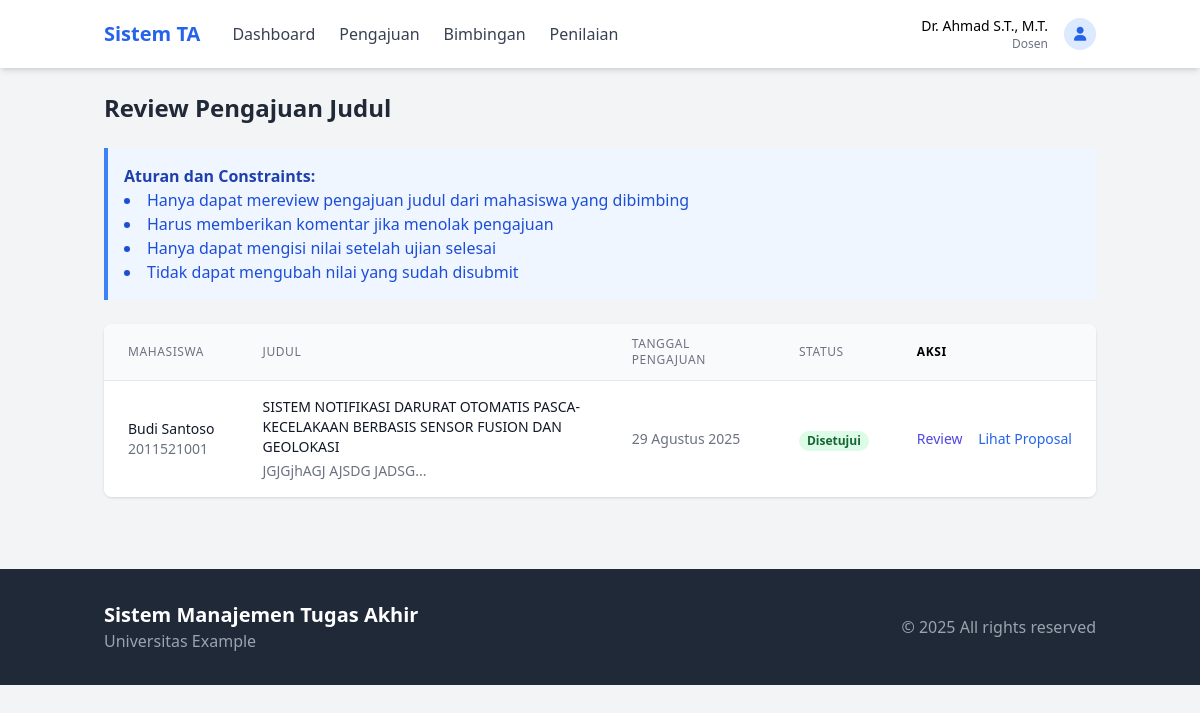
The page /modules/dosen/pengajuan.php (signed in) on the database its author committed.
### tables this page shows
CREATE TABLE IF NOT EXISTS `tugas_akhir` (
  `id` int NOT NULL AUTO_INCREMENT,
  `mahasiswa_id` int DEFAULT NULL,
  `dosen_id` int DEFAULT NULL,
  `judul` varchar(255) NOT NULL,
  `deskripsi` text,
  `proposal_path` varchar(255) DEFAULT NULL,
  `status` enum('Diajukan','Review','Disetujui','Ditolak','Selesai') DEFAULT 'Diajukan',
  `tanggal_pengajuan` timestamp NULL DEFAULT CURRENT_TIMESTAMP,
  `catatan_dosen` text,
  PRIMARY KEY (`id`),
  KEY `mahasiswa_id` (`mahasiswa_id`),
  KEY `dosen_id` (`dosen_id`),
  CONSTRAINT `tugas_akhir_ibfk_1` FOREIGN KEY (`mahasiswa_id`) REFERENCES `mahasiswa` (`id`) ON DELETE CASCADE,
  CONSTRAINT `tugas_akhir_ibfk_2` FOREIGN KEY (`dosen_id`) REFERENCES `dosen` (`id`) ON DELETE SET NULL
);

CREATE TABLE IF NOT EXISTS `users` (
  `id` int NOT NULL AUTO_INCREMENT,
  `username` varchar(50) NOT NULL,
  `password` varchar(255) NOT NULL,
  `role` enum('admin','dosen','mahasiswa') NOT NULL,
  `nama` varchar(100) NOT NULL,
  `email` varchar(100) NOT NULL,
  `created_at` timestamp NULL DEFAULT CURRENT_TIMESTAMP,
  PRIMARY KEY (`id`),
  UNIQUE KEY `username` (`username`)
);

CREATE TABLE IF NOT EXISTS `mahasiswa` (
  `id` int NOT NULL AUTO_INCREMENT,
  `user_id` int DEFAULT NULL,
  `nim` varchar(10) NOT NULL,
  `prodi` varchar(50) NOT NULL,
  `status` enum('Aktif','Cuti','Lulus') DEFAULT 'Aktif',
  PRIMARY KEY (`id`),
  UNIQUE KEY `nim` (`nim`),
  KEY `user_id` (`user_id`),
  CONSTRAINT `mahasiswa_ibfk_1` FOREIGN KEY (`user_id`) REFERENCES `users` (`id`) ON DELETE CASCADE
);

### includes/functions.php (called while the page is built, shortened)
<?php
function getPengajuanByDosen($dosen_id) {
    global $pdo;
    $stmt = $pdo->prepare("
        SELECT ta.*, m.nim, u.nama as mahasiswa_nama
        FROM tugas_akhir ta
        JOIN mahasiswa m ON ta.mahasiswa_id = m.id
        JOIN users u ON m.user_id = u.id
        WHERE ta.dosen_id = ?
        ORDER BY ta.tanggal_pengajuan DESC
    ");
    $stmt->execute([$dosen_id]);
    return $stmt->fetchAll(PDO::FETCH_ASSOC);
}
function getDosenByUserId($user_id) {
    global $pdo;
    $stmt = $pdo->prepare("
        SELECT d.*, u.nama, u.email
        FROM dosen d
        JOIN users u ON d.user_id = u.id
        WHERE d.user_id = ?
    ");
    $stmt->execute([$user_id]);
    return $stmt->fetch(PDO::FETCH_ASSOC);
}
function getStatusBadgeClass($status) {
    switch ($status) {
        case 'Disetujui':
        case 'Dikonfirmasi':
        case 'Selesai':
        case 'Lulus':
        case 'Aktif':
            return 'bg-green-100 text-green-800';
    }
}
function formatTanggal($date) {
    $months = [
        'Januari', 'Februari', 'Maret', 'April', 'Mei', 'Juni',
        'Juli', 'Agustus', 'September', 'Oktober', 'November', 'Desember'
    ];
    $time = strtotime($date);
    return date('d', $time) . ' ' . $months[date('n', $time) - 1] . ' ' . date('Y', $time);
}
?>

### modules/dosen/pengajuan.php (the view, shortened to what this page needs)
<?php
$dosen = getDosenByUserId($_SESSION['user_id']);
$dosen_id = $dosen['id'];
$pengajuan = getPengajuanByDosen($dosen_id);
?>
<!DOCTYPE html>
<html lang="id">
<head>
    <script src="https://cdn.tailwindcss.com"></script>
    <link rel="stylesheet" href="https://cdnjs.cloudflare.com/ajax/libs/font-awesome/6.0.0/css/all.min.css">
</head>
<body class="bg-gray-100">
    <?php include '../../includes/header.php'; ?>
    <div class="container mx-auto px-4 py-6">
        <h1 class="text-2xl font-bold text-gray-800 mb-6">Review Pengajuan Judul</h1>
        <div class="bg-blue-50 border-l-4 border-blue-500 p-4 mb-6">
            <h3 class="font-bold text-blue-800">Aturan dan Constraints:</h3>
            <ul class="list-disc list-inside text-blue-700 mt极">
                <li>Hanya dapat mereview pengajuan judul dari mahasiswa yang dibimbing</li>
                <li>Harus memberikan komentar jika menolak pengajuan</li>
                <li>Hanya dapat mengisi nilai setelah ujian selesai</li>
                <li>Tidak dapat mengubah nilai yang sudah disubmit</li>
            </ul>
        </div>
        <div class="bg-white rounded-lg shadow overflow-hidden">
            <table class="min-w-full divide-y divide-gray-200">
                <thead class="bg-gray-50">
                    <tr>
                        <th class="px-6 py-3 text-left text-xs font-medium text-gray-500 uppercase tracking-wider">Mahasiswa</th>
                        <th class="px-6 py-3 text-left text-xs font-medium text-gray-500 uppercase tracking-wider">Judul</th>
                        <th class="px-6 py-3 text-left text-xs font-medium text-gray-500 uppercase tracking-wider">Tanggal Pengajuan</th>
                        <th class="px-6 py-3 text-left text-xs font-medium text-gray-500 uppercase tracking-wider">Status</th>
                        <th class="px-6 py-3 text-left text-xs font-medium极text-gray-500 uppercase tracking-wider">Aksi</th>
                    </tr>
                </thead>
                <tbody class="bg-white divide-y divide-gray-200">
                    <?php foreach ($pengajuan as $p): ?>
                    <tr>
                        <td class="px-6 py-4 whitespace-nowrap">
                            <div class="text-sm font-medium text-gray-900"><?php echo $p['mahasiswa_nama']; ?></div>
                            <div class="text-sm text-gray-500"><?php echo $p['nim']; ?></div>
                        </td>
                        <td class="px-6 py-4">
                            <div class="text-sm text-gray-900"><?php echo $p['judul']; ?></div>
                            <?php if (!empty($p['deskripsi'])): ?>
                                <div class="text-sm text-gray-500 mt-1"><?php echo substr($p['deskripsi'], 0, 100) . '...'; ?></div>
                            <?php endif; ?>
                        </td>
                        <td class="px-6 py-4 whitespace-nowrap text-sm text-gray-500">
                            <?php echo formatTanggal($p['tanggal_pengajuan']); ?>
                        </td>
                        <td class="px-6 py-4 whitespace-nowrap">
                            <?php $statusClass = getStatusBadgeClass($p['status']); ?>
                            <span class="px-2 inline-flex text-xs leading-5 font-semibold rounded-full <?php echo $statusClass; ?>">
                                <?php echo $p['status']; ?>
                            </span>
                        </td>
                        <td class="px-6 py-4 whitespace-nowrap text-sm font-medium">
                            <button onclick="openModal(<?php echo $p['id']; ?>, '<?php echo $p['judul']; ?>', '<?php echo $p['status']; ?>', `<?php echo htmlspecialchars($p['catatan_dosen']); ?>`)" class="text-indigo-600 hover:text-indigo-900">
                                Review
                            </button>
                            <?php if (!empty($p['proposal_path'])): ?>
                                <a href="<?php echo BASE_URL . '/' . $p['proposal_path']; ?>" target="_blank" class="text-blue-600 hover:text-blue-900 ml-3">
                                    Lihat Proposal
                                </a>
                            <?php endif; ?>
                        </td>
                    </tr>
                    <?php endforeach; ?>
                </tbody>
            </table>
        </div>
    </div>
    <?php include '../../includes/footer.php'; ?>
</body>
</html>

### rows shown on the page
tugas_akhir: users.nama "Budi Santoso", mahasiswa.nim "2011521001", judul "SISTEM NOTIFIKASI DARURAT OTOMATIS PASCA-KECELAKAAN BERBASIS SENSOR FUSION DAN GEOLOKASI", deskripsi "JGJGjhAGJ AJSDG JADSG", tanggal_pengajuan "29 Agustus 2025", status "Disetujui"

### other values the page prints
$_SESSION['user_name'] "Dr. Ahmad S.T., M.T."
$_SESSION['user_role'] "Dosen"
